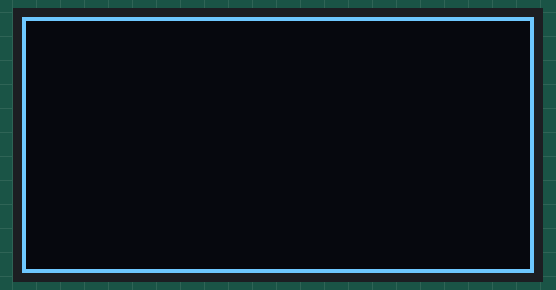
Recording of a sketch running on a simulated Arduino Uno, built with avr-gcc and run on an emulated ATmega328P. Parts: 128×64 one-colour display. What the sketch prints to the serial monitor is not drawn.

Above: at 0.27 s.
At 5.27 s:
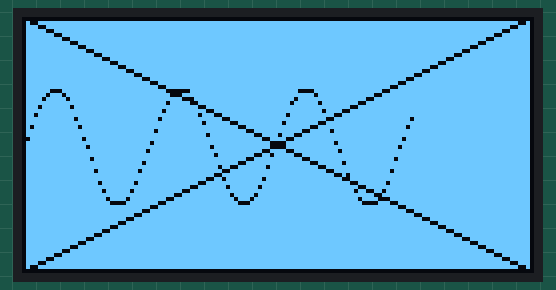
At 10.41 s:
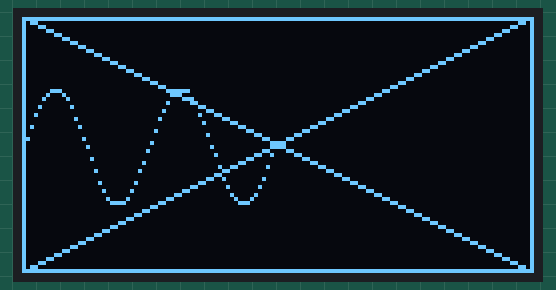
At 20.51 s:
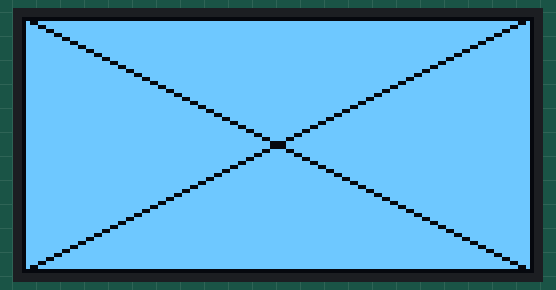
At 28.96 s:
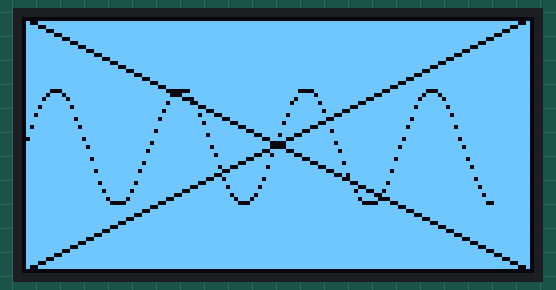
At 38.79 s:
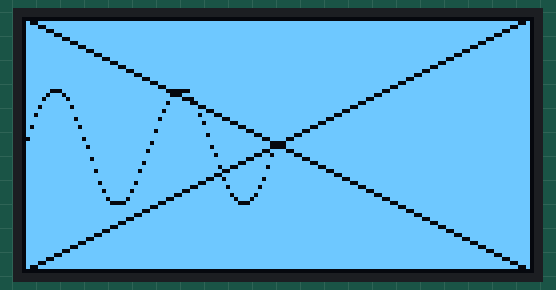

The sketch:

Teensy_128x64_SH1106.ino
```cpp
#include <Wire.h>
#include <Adafruit_GFX.h>
#include "Adafruit_SH1106.h"

Adafruit_SH1106 display(4);

void setup()
{
  Serial.begin(115200);
  delay(40);
  Serial.println("setup");

  // by default, we'll generate the high voltage from the 3.3v line internally! (neat!)
  display.begin(SH1106_SWITCHCAPVCC, 0x3C);

  // setup the display
  display.clearDisplay();
  display.drawRect(0, 0, SH1106_LCDWIDTH, SH1106_LCDHEIGHT, WHITE);
}

void loop()
{
  static int loop_count = 0;

  Serial.println("loop");

  display.invertDisplay(loop_count);
  display.display();
  if (++loop_count > 1)
  {
    loop_count = 0;
  }

  for (int x = 1; x < 127; x++)
  {
    int y = 32 - (int) (15.0 * sin(x/5.0));

    display.drawPixel(x, y, WHITE);
  }

  // refresh only after drawing sine wave - shows slowness of display.display().
  // this is because the Adafruit_SH1106 library has a built-in buffer and
  // display.display() refreshes the display from the buffer.
  display.display();

  for (int x = 127 - 1; x >= 1; x--)
  {
    int y = 32 - (int) (15.0 * sin(x/5.0));

    display.drawPixel(x, y, BLACK);
    display.drawLine(0, 0, SH1106_LCDWIDTH-1, SH1106_LCDHEIGHT-1, WHITE);
    display.drawLine(0, SH1106_LCDHEIGHT-1, SH1106_LCDWIDTH-1, 0, WHITE);
    display.display();
  }
}

void loopX()
{
  Serial.println("loop");

  static unsigned int draw_time = 0;
  static unsigned int redraw_count = 0;
  static char buffer[32];

  redraw_count += 1;

  // redraw the screen
  unsigned long start = micros();
  sprintf(buffer, "%uus", draw_time);
  printf("buffer: %s\n", buffer);

  display.setCursor(2, 0);
  display.printf("%s", buffer);
  display.display();

  sprintf(buffer, "%06d", redraw_count);
  display.setCursor(90, 0);
  display.print(buffer);
  draw_time = (unsigned) micros() - start;

  display.setCursor(2, 4);
  display.print("{{{{");
  display.display();

  delay(1000);
}
```
